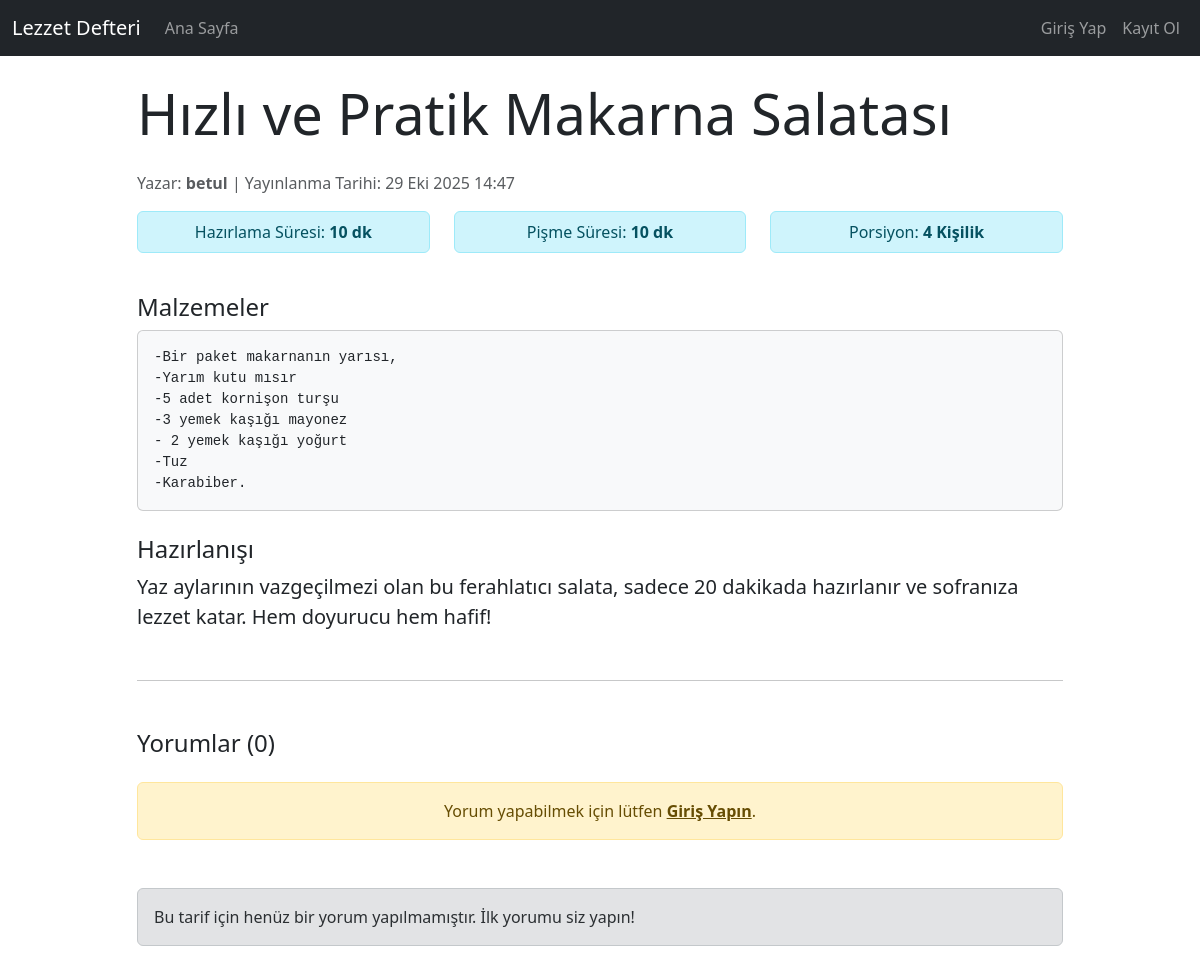
Screenshot of /tarifler/1/ with the database file from the repository.
### tarifler/models.py (models this page shows, shortened)
class Tarif(models.Model):
    baslik = models.CharField(max_length=200) # Tarifin başlığı
    aciklama = models.TextField() # Tarifin kısa açıklaması
    malzemeler = models.TextField() # Malzemeler listesi
    hazirlama_suresi = models.IntegerField(help_text="Dakika")
    pisme_suresi = models.IntegerField(help_text="Dakika")
    porsiyon_sayisi = models.IntegerField(default=1)
    yayinlanma_tarihi = models.DateTimeField(auto_now_add=True)
    guncelleme_tarihi = models.DateTimeField(auto_now=True)
    yazar = models.ForeignKey(User, on_delete=models.CASCADE, default=1)
    class Meta:
        verbose_name = "Tarif"
        verbose_name_plural = "Tarifler"
        ordering = ['-yayinlanma_tarihi']

### tarifler/views.py (the view)
# urls.py: path('<int:pk>/', views.tarif_detay, name='tarif_detay'),
def tarif_detay(request, pk):
    tarif = get_object_or_404(Tarif, pk=pk)
    is_favori = False
    if request.user.is_authenticated:
        if Favori.objects.filter(kullanici=request.user, tarif=tarif).exists():
            is_favori = True
    if request.method == 'POST':
        if not request.user.is_authenticated:
            messages.error(request, "Yorum yapabilmek için lütfen giriş yapın.")
            return redirect('giris')
        if 'icerik' in request.POST:
            form = YorumForm(request.POST)
            if form.is_valid():
                yeni_yorum = form.save(commit=False)
                yeni_yorum.tarif = tarif
                yeni_yorum.yazar = request.user
                yeni_yorum.save()
                messages.success(request, "Yorumunuz başarıyla eklendi.")
                return redirect('tarif_detay', pk=tarif.pk)
    else:
        form = YorumForm()
    yorumlar = tarif.yorumlar.all() # Modeldeki related_name='yorumlar' ile çekiliyor
    context = {
        'tarif': tarif,
        'is_favori': is_favori,
        'yorumlar': yorumlar,
        'yorum_formu': form,
        'title': tarif.baslik,
    }
    return render(request, 'tarifler/tarif_detay.html', context)

### tarifler/templates/tarifler/tarif_detay.html (shortened to what this page needs)
{% extends "base.html" %}
{% block content %}
    <div class="row">
        <div class="col-lg-10 offset-lg-1">
            <h1 class="display-4 mb-4">{{ tarif.baslik }}</h1>
            <p class="text-muted">
                Yazar: <strong>{{ tarif.yazar.username }}</strong> | Yayınlanma Tarihi: {{ tarif.yayinlanma_tarihi|date:"d M Y H:i" }}
            </p>
            <div class="row mb-4">
                <div class="col-md-4">
                    <div class="alert alert-info py-2 text-center">Hazırlama Süresi: <strong>{{ tarif.hazirlama_suresi }} dk</strong></div>
                </div>
                <div class="col-md-4">
                    <div class="alert alert-info py-2 text-center">Pişme Süresi: <strong>{{ tarif.pisme_suresi }} dk</strong></div>
                </div>
                <div class="col-md-4">
                    <div class="alert alert-info py-2 text-center">Porsiyon: <strong>{{ tarif.porsiyon_sayisi }} Kişilik</strong></div>
                </div>
            </div>
            <h2 class="h4 mt-4">Malzemeler</h2>
            <div class="card card-body bg-light mb-4">
                <pre class="mb-0">{{ tarif.malzemeler }}</pre>
            </div>
            <h2 class="h4">Hazırlanışı</h2>
            <p class="lead">{{ tarif.aciklama|linebreaksbr }}</p>
            <hr class="my-5">
            <h2 class="h4 mb-4">Yorumlar ({{ yorumlar.count }})</h2>
            {% if user.is_authenticated %}
                <div class="card card-body bg-light mb-5">
                    <h5 class="card-title">Yorum Yap</h5>
                    <form method="post">
                        {% csrf_token %}
                        {{ yorum_formu.as_p }}
                        <button type="submit" class="btn btn-success mt-2">Yorumu Gönder</button>
                    </form>
                </div>
            {% else %}
                <div class="alert alert-warning text-center mb-5">
                    Yorum yapabilmek için lütfen <a href="{% url 'giris' %}" class="alert-link">Giriş Yapın</a>.
                </div>
            {% endif %}
            <div class="yorum-listesi">
                {% if yorumlar %}
                    {% for yorum in yorumlar %}
                        <div class="card mb-3">
                            <div class="card-body">
                                <h6 class="card-subtitle mb-2 text-muted">
                                    <i class="fas fa-user-circle"></i> <strong>{{ yorum.yazar.username }}</strong>
                                    <small class="float-end">{{ yorum.olusturma_tarihi|date:"d M Y H:i" }}</small>
                                </h6>
                                <p class="card-text">{{ yorum.icerik|linebreaksbr }}</p>
                            </div>
                        </div>
                    {% endfor %}
                {% else %}
                    <div class="alert alert-secondary">
                        Bu tarif için henüz bir yorum yapılmamıştır. İlk yorumu siz yapın!
                    </div>
                {% endif %}
            </div>
            </div>
    </div>
{% endblock content %}

### rows the page displays
Tarif: baslik "Hızlı ve Pratik Makarna Salatası", yazar.username "betul", yayinlanma_tarihi "29 Eki 2025 14:47", hazirlama_suresi "10", pisme_suresi "10", porsiyon_sayisi "4", malzemeler "-Bir paket makarnanın yarısı, -Yarım kutu mısır -5 adet kornişon turşu -3 yemek kaşığı mayonez - 2 yemek kaşığı yoğurt -Tuz -Karabiber.", aciklama "Yaz aylarının vazgeçilmezi olan bu ferahlatıcı salata, sadece 20 dakikada hazırlanır ve sofranıza lezzet katar. Hem doyurucu hem hafif!", count "0"
